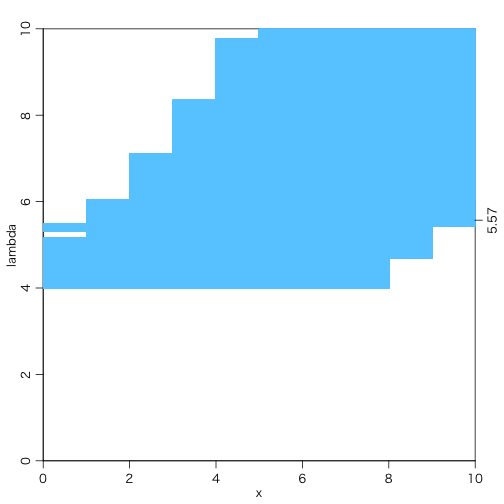

This figure's R source:
quartz(type="png", file="fc4.png", width=7, height=7, bg="white", family="HiraKakuProN-W3")
par(mgp=c(1.7,0.7,0)) # title and axis margins. default: c(3,1,0)
par(mar=c(3,3,2,2)) # bottom, left, top, right margins. default: c(5,4,4,2)+0.1
plot(NULL, xlim=c(0,10), ylim=c(0,10), xlab="x", ylab="lambda", xaxs="i", yaxs="i", asp=1)
for (lambda in seq(4,10,0.0001)) {
    r = dpois(0:100, lambda) / dpois(0:100, c(4,4,4,4,4:100))
    o = order(r, decreasing=TRUE)
    t = sort(dpois(0:100, lambda), decreasing=TRUE)
    s = cumsum(dpois(0:100, lambda)[o])
    m = r[o[sum(s < 0.95) + 1]]
    x = range((0:100)[r >= m])
    segments(x[1], lambda, x[2], lambda, col="#66ccff")
}
## abline(v=5)
## abline(h=3)
## abline(h=11.26)
## abline(h=6.54)
axis(4, 5.57, labels=5.57)
dev.off()
